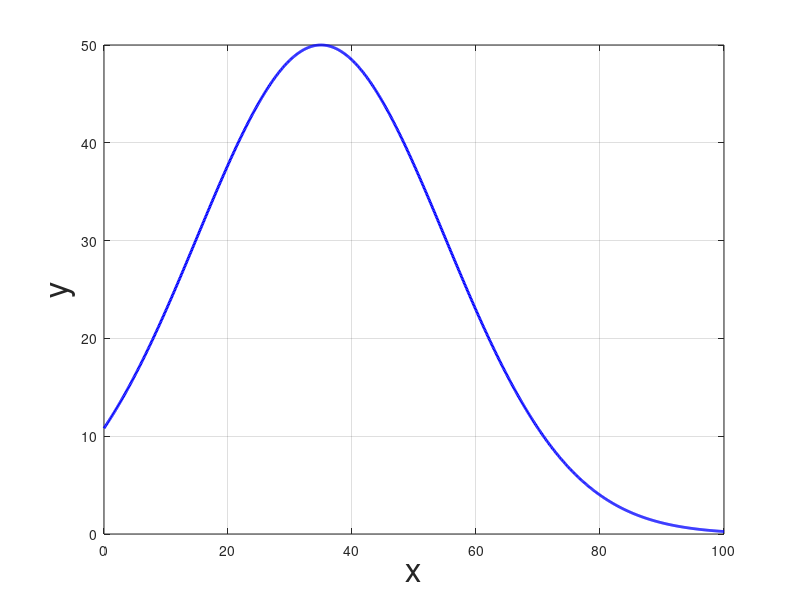

The MATLAB script that drew this image: (Note: this script raises an error after producing the figure.)
% Initialization steps.
clc;    % Clear the command window.
close all;  % Close all figures (except those of imtool.)
clear;  % Erase all existing variables. Or clearvars if you want.
workspace;  % Make sure the workspace panel is showing.

format long g;
format compact;
fontSize = 24;


x = linspace(0, 100, 1024);
%% 

amp = 50;
mu = 35;
sigma = 20;
y = amp * exp(-(x - mu).^2 / (2 * sigma^2));


hFig = figure;
plot(x, y, 'b-', 'LineWidth', 2);
grid on;
xlabel('x', 'FontSize', fontSize);
ylabel('y', 'FontSize', fontSize);
hFig.WindowState = 'maximized';

% Find the half height - midway between min and max y values.
halfHeight = (min(y) + max(y)) / 2;
hold on;
yline(halfHeight, 'Color', 'g', 'LineWidth', 2);

% Find left edge
index1 = find(y >= halfHeight, 1, 'first');
x1 = x(index1)
line([x1, x1], [0, y(index1)], 'Color', 'r', 'LineWidth', 2);
text(x1+1, 5, sprintf('x1 = %.2f', x1), 'FontSize', fontSize, 'Color', 'r');

% Find right edge
index2 = find(y >= halfHeight, 1, 'last');
x2 = x(index2)
line([x2, x2], [0, y(index2)], 'Color', 'r', 'LineWidth', 2);
text(x2+1, 5, sprintf('x2 = %.2f', x2), 'FontSize', fontSize, 'Color', 'r');

% Compute the full width, half max.
fwhm1 = x2 - x1
text(mu, halfHeight+2, sprintf('width = %.2f', fwhm1), 'FontSize', fontSize, 'Color', 'r', 'HorizontalAlignment', 'center');
caption = sprintf('Full Width, Half Max = %.2f', x2 - x1);
title(caption,  'FontSize', fontSize);